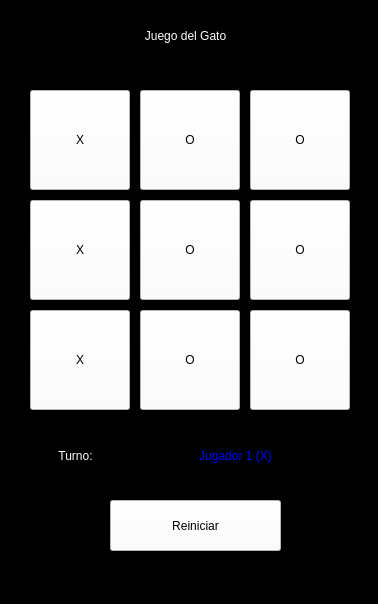
<?xml version="1.0" encoding="UTF-8"?>
<ui version="4.0">
 <class>MainWindow</class>
 <widget class="QMainWindow" name="MainWindow">
  <property name="geometry">
   <rect>
    <x>0</x>
    <y>0</y>
    <width>378</width>
    <height>604</height>
   </rect>
  </property>
  <property name="windowTitle">
   <string>MainWindow</string>
  </property>
  <property name="styleSheet">
   <string notr="true">background-color: rgb(0, 0, 0);</string>
  </property>
  <widget class="QWidget" name="centralwidget">
   <widget class="QPushButton" name="s1">
    <property name="geometry">
     <rect>
      <x>30</x>
      <y>90</y>
      <width>100</width>
      <height>100</height>
     </rect>
    </property>
    <property name="styleSheet">
     <string notr="true">background-color: rgb(255, 255, 255);
font: 36pt &quot;Comic Sans MS&quot;;</string>
    </property>
    <property name="text">
     <string>X</string>
    </property>
   </widget>
   <widget class="QPushButton" name="s2">
    <property name="geometry">
     <rect>
      <x>140</x>
      <y>90</y>
      <width>100</width>
      <height>100</height>
     </rect>
    </property>
    <property name="styleSheet">
     <string notr="true">font: 36pt &quot;Comic Sans MS&quot;;
background-color: rgb(255, 255, 255);</string>
    </property>
    <property name="text">
     <string>O</string>
    </property>
   </widget>
   <widget class="QLabel" name="label">
    <property name="geometry">
     <rect>
      <x>30</x>
      <y>10</y>
      <width>311</width>
      <height>51</height>
     </rect>
    </property>
    <property name="styleSheet">
     <string notr="true">font: 75 20pt &quot;Comic Sans MS&quot;;
color: rgb(255, 255, 255);</string>
    </property>
    <property name="text">
     <string>Juego del Gato</string>
    </property>
    <property name="alignment">
     <set>Qt::AlignCenter</set>
    </property>
   </widget>
   <widget class="QPushButton" name="s3">
    <property name="geometry">
     <rect>
      <x>250</x>
      <y>90</y>
      <width>100</width>
      <height>100</height>
     </rect>
    </property>
    <property name="styleSheet">
     <string notr="true">font: 36pt &quot;Comic Sans MS&quot;;
background-color: rgb(255, 255, 255);</string>
    </property>
    <property name="text">
     <string>O</string>
    </property>
   </widget>
   <widget class="QPushButton" name="s5">
    <property name="geometry">
     <rect>
      <x>140</x>
      <y>200</y>
      <width>100</width>
      <height>100</height>
     </rect>
    </property>
    <property name="styleSheet">
     <string notr="true">font: 36pt &quot;Comic Sans MS&quot;;
background-color: rgb(255, 255, 255);</string>
    </property>
    <property name="text">
     <string>O</string>
    </property>
   </widget>
   <widget class="QPushButton" name="s6">
    <property name="geometry">
     <rect>
      <x>250</x>
      <y>200</y>
      <width>100</width>
      <height>100</height>
     </rect>
    </property>
    <property name="styleSheet">
     <string notr="true">font: 36pt &quot;Comic Sans MS&quot;;
background-color: rgb(255, 255, 255);</string>
    </property>
    <property name="text">
     <string>O</string>
    </property>
   </widget>
   <widget class="QPushButton" name="s4">
    <property name="geometry">
     <rect>
      <x>30</x>
      <y>200</y>
      <width>100</width>
      <height>100</height>
     </rect>
    </property>
    <property name="styleSheet">
     <string notr="true">background-color: rgb(255, 255, 255);
font: 36pt &quot;Comic Sans MS&quot;;</string>
    </property>
    <property name="text">
     <string>X</string>
    </property>
   </widget>
   <widget class="QPushButton" name="s8">
    <property name="geometry">
     <rect>
      <x>140</x>
      <y>310</y>
      <width>100</width>
      <height>100</height>
     </rect>
    </property>
    <property name="styleSheet">
     <string notr="true">font: 36pt &quot;Comic Sans MS&quot;;
background-color: rgb(255, 255, 255);</string>
    </property>
    <property name="text">
     <string>O</string>
    </property>
   </widget>
   <widget class="QPushButton" name="s9">
    <property name="geometry">
     <rect>
      <x>250</x>
      <y>310</y>
      <width>100</width>
      <height>100</height>
     </rect>
    </property>
    <property name="styleSheet">
     <string notr="true">font: 36pt &quot;Comic Sans MS&quot;;
background-color: rgb(255, 255, 255);</string>
    </property>
    <property name="text">
     <string>O</string>
    </property>
   </widget>
   <widget class="QPushButton" name="s7">
    <property name="geometry">
     <rect>
      <x>30</x>
      <y>310</y>
      <width>100</width>
      <height>100</height>
     </rect>
    </property>
    <property name="styleSheet">
     <string notr="true">background-color: rgb(255, 255, 255);
font: 36pt &quot;Comic Sans MS&quot;;</string>
    </property>
    <property name="text">
     <string>X</string>
    </property>
   </widget>
   <widget class="QLabel" name="label_2">
    <property name="geometry">
     <rect>
      <x>30</x>
      <y>430</y>
      <width>91</width>
      <height>51</height>
     </rect>
    </property>
    <property name="styleSheet">
     <string notr="true">font: 75 20pt &quot;Comic Sans MS&quot;;
color: rgb(255, 255, 255);</string>
    </property>
    <property name="text">
     <string>Turno:</string>
    </property>
    <property name="alignment">
     <set>Qt::AlignCenter</set>
    </property>
   </widget>
   <widget class="QLabel" name="lbTurno">
    <property name="geometry">
     <rect>
      <x>120</x>
      <y>430</y>
      <width>231</width>
      <height>51</height>
     </rect>
    </property>
    <property name="styleSheet">
     <string notr="true">font: 75 20pt &quot;Comic Sans MS&quot;;
color: rgb(255, 255, 255);
color: rgb(0, 0, 255);</string>
    </property>
    <property name="text">
     <string>Jugador 1 (X)</string>
    </property>
    <property name="alignment">
     <set>Qt::AlignCenter</set>
    </property>
   </widget>
   <widget class="QPushButton" name="btnReset">
    <property name="geometry">
     <rect>
      <x>110</x>
      <y>500</y>
      <width>171</width>
      <height>51</height>
     </rect>
    </property>
    <property name="styleSheet">
     <string notr="true">font: 20pt &quot;Comic Sans MS&quot;;
background-color: rgb(255, 255, 255);</string>
    </property>
    <property name="text">
     <string>Reiniciar</string>
    </property>
   </widget>
  </widget>
  <widget class="QMenuBar" name="menubar">
   <property name="geometry">
    <rect>
     <x>0</x>
     <y>0</y>
     <width>378</width>
     <height>21</height>
    </rect>
   </property>
  </widget>
  <widget class="QStatusBar" name="statusbar"/>
 </widget>
 <resources/>
 <connections/>
</ui>
